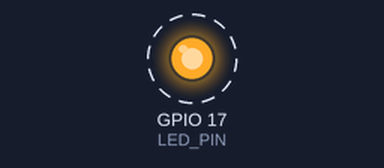
Simulated run of this program. Board: Raspberry Pi (BCM pin numbers). On the bench: output pins drawn as LEDs (lit = HIGH). Dashed ring = blinking.

Above: at 0.5 s.
Timing chart, 0 to 4.6 s (numbered marks = the images above):
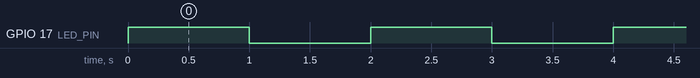

The program:

first.py
```python
#program to light bulb(led)

import RPi.GPIO as GPIO
import time

LED_PIN = 17 #check GPIO pin no.

GPIO.setmode(GPIO.BCM)

GPIO.setup(LED_PIN, GPIO.OUT) #output

while True:
    GPIO.output(LED_PIN, GPIO.HIGH) #HIGH : ON
    time.sleep(1)
    GPIO.output(LED_PIN, GPIO.LOW) #LOW :OFF
    time.sleep(1)

GPIO.cleanup()
```

Measured:
- by itself, GPIO 17 (LED_PIN): alternates HIGH for 1.0 s and LOW for 1.0 s
